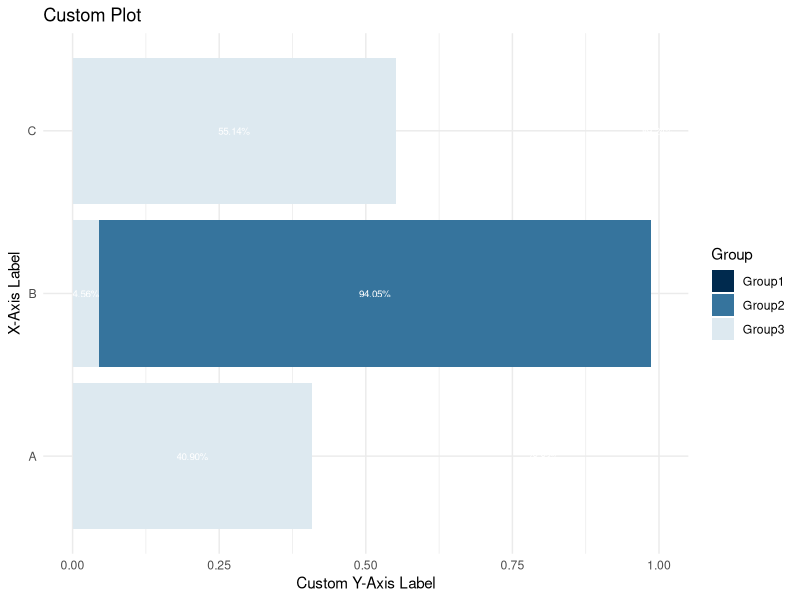
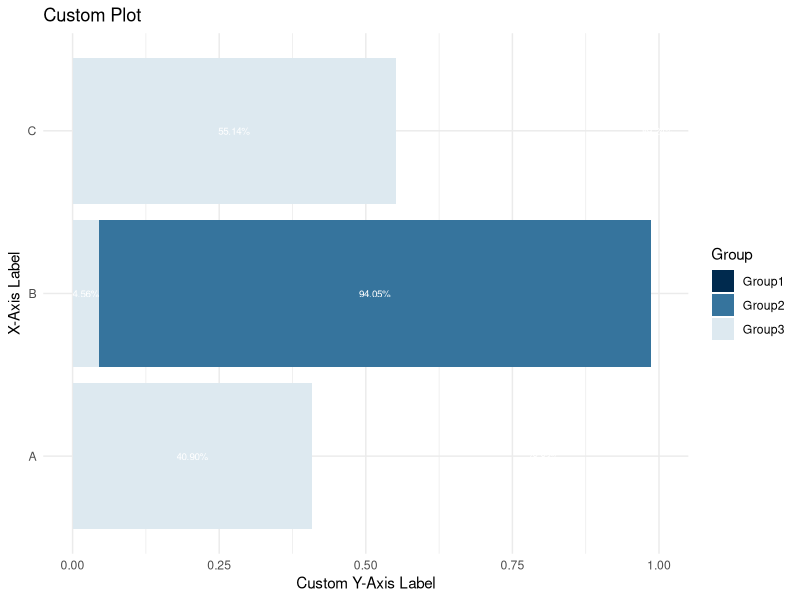

These charts were generated, in order, by the following R code:
# Explanation of the Custom Horizontal Bar Plot Function:
# This function takes a dataframe and several customizable parameters to create a horizontal bar plot using ggplot2.
# Users can specify the x-axis variable, y-axis variable, fill variable, plot name, facet variable for faceted plots,
# main title, x-axis label, y-axis label, and y-axis limits.
# Load required libraries
library(tidyverse)
library(scales)

# Custom color palette
library(ggplot2)

# Function to create a customizable horizontal bar plot
create_horizontal_bar_plot <- function(
    dataframe,
    x_var,
    y_var = "perc",
    fill_var,
    plot_name = "default_plot.png",
    main_title = NULL,
    x_axis_label = NULL,
    y_axis_label = "Pct Selected",
    y_limits = c(0, 1)
) {
  p <- ggplot(dataframe, aes(x = {{x_var}}, y = {{y_var}}, fill = {{fill_var}})) +
    geom_col() +
    geom_text(aes(label = scales::percent({{y_var}})),
              position = position_stack(vjust = 0.5),
              color = "white",
              size = 2.5) +
    coord_flip() +
    scale_x_discrete() +
    scale_fill_manual(values = custom_palette) +
    labs(
      title = ifelse(is.null(main_title), "", main_title),
      x = ifelse(is.null(x_axis_label), "", x_axis_label),
      y = ifelse(is.null(y_axis_label), "", y_axis_label)
    ) +
    theme_minimal() +
    ylim(y_limits)
  
  ggsave(plot_name, plot = p, width = 10, height = 6, dpi = 300)
  return(p)
}

# Example usage:
set.seed(123)
test_df <- data.frame(
  Category = rep(c("A", "B", "C"), each = 3),
  Value = runif(9),
  Group = rep(c("Group1", "Group2", "Group3"), times = 3)
)

custom_palette <- c("#002A4E", "#36749D", "#DDE9F0", "#85714D", "#000000", "#004F51", "#95174C")

create_horizontal_bar_plot(
  dataframe = test_df,
  x_var = Category,
  y_var = Value,
  fill_var = Group,
  plot_name = "custom_plot.png",
  main_title = "Custom Plot",
  x_axis_label = "X-Axis Label",
  y_axis_label = "Custom Y-Axis Label",
  y_limits = c(0, 1)
)
